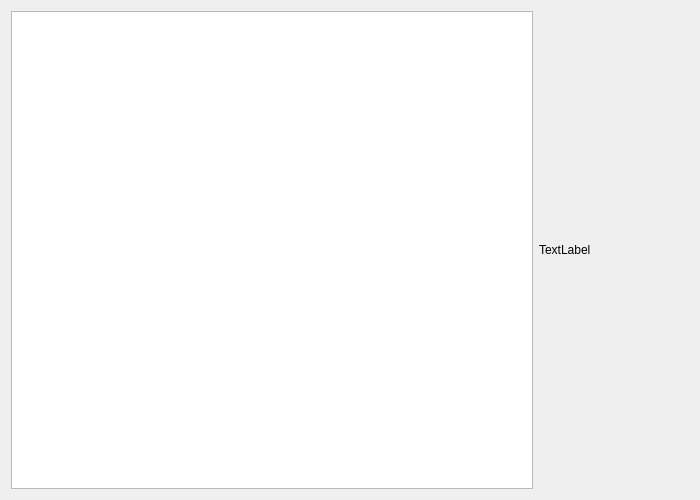
<ui version="4.0" >
 <class>Form</class>
 <widget class="QWidget" name="Form" >
  <property name="enabled" >
   <bool>true</bool>
  </property>
  <property name="geometry" >
   <rect>
    <x>0</x>
    <y>0</y>
    <width>700</width>
    <height>500</height>
   </rect>
  </property>
  <property name="sizePolicy" >
   <sizepolicy vsizetype="Expanding" hsizetype="Expanding" >
    <horstretch>0</horstretch>
    <verstretch>0</verstretch>
   </sizepolicy>
  </property>
  <property name="minimumSize" >
   <size>
    <width>700</width>
    <height>500</height>
   </size>
  </property>
  <property name="focusPolicy" >
   <enum>Qt::StrongFocus</enum>
  </property>
  <property name="windowTitle" >
   <string>pann viewer</string>
  </property>
  <property name="autoFillBackground" >
   <bool>false</bool>
  </property>
  <property name="locale" >
   <locale country="UnitedStates" language="English" />
  </property>
  <layout class="QHBoxLayout" name="horizontalLayout" >
   <item>
    <widget class="QGraphicsView" name="graphicsView" >
     <property name="minimumSize" >
      <size>
       <width>0</width>
       <height>0</height>
      </size>
     </property>
     <property name="focusPolicy" >
      <enum>Qt::StrongFocus</enum>
     </property>
    </widget>
   </item>
   <item>
    <layout class="QVBoxLayout" name="verticalLayout" >
     <item>
      <widget class="QLabel" name="label" >
       <property name="sizePolicy" >
        <sizepolicy vsizetype="Preferred" hsizetype="Fixed" >
         <horstretch>0</horstretch>
         <verstretch>0</verstretch>
        </sizepolicy>
       </property>
       <property name="minimumSize" >
        <size>
         <width>150</width>
         <height>0</height>
        </size>
       </property>
       <property name="text" >
        <string>TextLabel</string>
       </property>
      </widget>
     </item>
    </layout>
   </item>
  </layout>
 </widget>
 <tabstops>
  <tabstop>graphicsView</tabstop>
 </tabstops>
 <includes/>
 <resources/>
 <connections/>
</ui>
